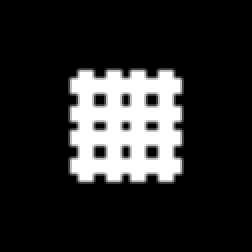
#> input picture fence.jpg, 126 x 126 px, given in place of fence.png, which was not available (shown 2 times larger)
$ jupyter execute Intensity_Analysis_Fence.ipynb   (older library calls are emulated)
#> lines starting #> are read from the running program, lines starting #| are printed output that depends on the picture; long printed decimals are rounded; pictures that were not available may be replaced by others from this repository, and a replacement may not be noted
[cell 1]
import cv2
import numpy as np
import matplotlib.pyplot as plt

# Load your image
image_path = './fence.png'
image = cv2.imread(image_path)
#> image is the input picture: shape (126, 126, 3); min 0, max 255, mean 41.1

# Convert to grayscale
gray_image = cv2.cvtColor(image, cv2.COLOR_BGR2GRAY)

[cell 2]
# Find the position of the brightest point
min_val, max_val, min_loc, max_loc = cv2.minMaxLoc(gray_image)
#> min_val = 0; max_val = 255; min_loc = (0, 0); max_loc = (40, 36)

# max_loc contains the (x, y) of the brightest point
brightest_x, brightest_y = max_loc
#> brightest_x = 40; brightest_y = 36
brightest_x -= 2
#> brightest_x = 38
brightest_y += 2
#> brightest_y = 38

[cell 3]
# # Define ROI coordinates (x, y, width, height)
# x, y, w, h = 2000, 2500, 1000, 1000  # Modify these values based on your image
# roi = gray_image[y:y+h, x:x+w]

# Define the size of your ROI
roi_width, roi_height = 520, 520  # Change this to your desired ROI size

# Calculate the top left corner of the ROI so that the brightest point is at the center
start_x = max(brightest_x - roi_width // 2, 0)
#> start_x = 0
start_y = max(brightest_y - roi_height // 2, 0)
#> start_y = 0

# Ensure the ROI does not go out of the image boundaries
end_x = min(start_x + roi_width, gray_image.shape[1])
#> end_x = 126
end_y = min(start_y + roi_height, gray_image.shape[0])
#> end_y = 126

# Adjust start_x and start_y if the ROI is out of bounds
start_x = max(end_x - roi_width, 0)
start_y = max(end_y - roi_height, 0)

# Extract the ROI
roi = gray_image[start_y:end_y, start_x:end_x]

[cell 4]
# Visualize the 2D intensity profile using a black and white colormap
plt.figure(figsize=(10, 8))  # Adjust size based on your display preferences
plt.imshow(gray_image, cmap='gray', interpolation='nearest')
plt.colorbar()  # Adds a color bar to help interpret the intensity values
plt.title('2D Intensity Profile of the Entire Grayscale Image')
plt.xlabel('X position')
plt.ylabel('Y position')
plt.show()
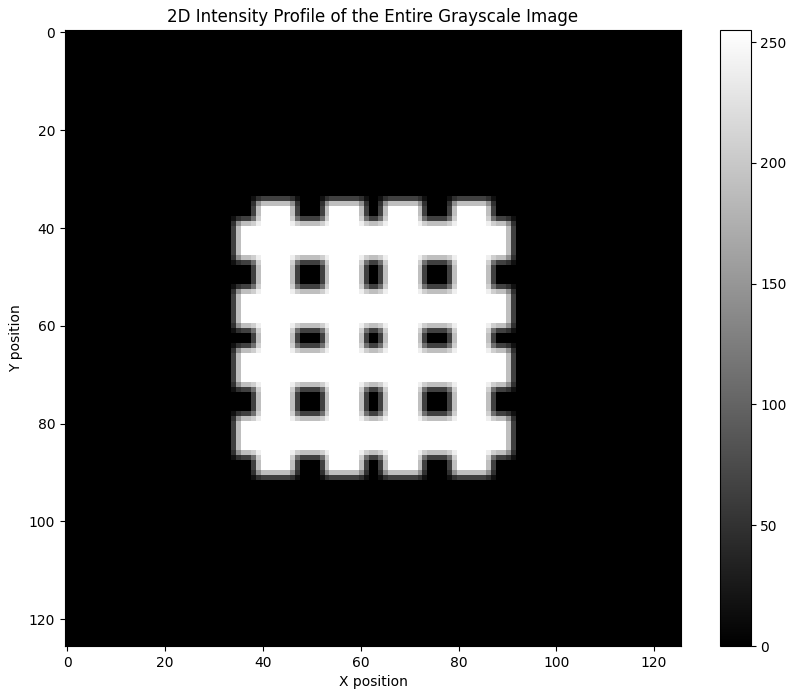
#> figure drawn by matplotlib, 2 panels

[cell 5]
plt.figure(figsize=(8, 6))
plt.imshow(roi, cmap='gray', interpolation='nearest')
plt.colorbar()
plt.scatter(roi_width // 2, roi_height // 2, c='red', s=30)  # Mark the brightest point
plt.title('ROI Centered at the Brightest Point')
plt.xlabel('X position')
plt.ylabel('Y position')
plt.show()
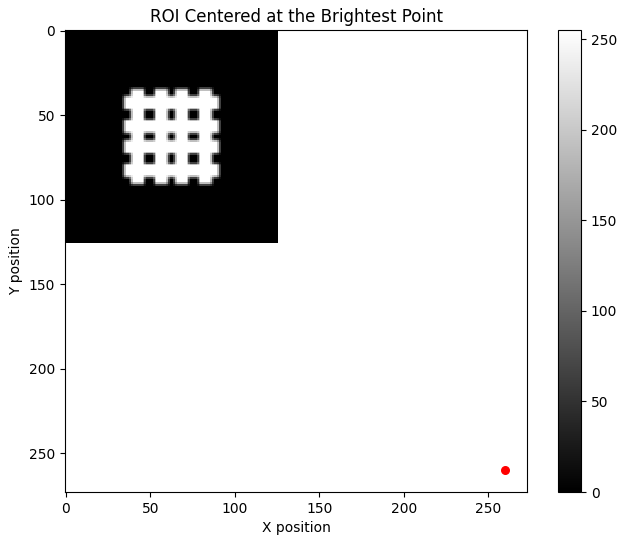
#> figure drawn by matplotlib, 2 panels

[cell 6]
roi = roi - np.min(roi)

[cell 7]
import cv2
import numpy as np
import matplotlib.pyplot as plt

# Load your image
diffraction_image_path = '../fence_diffraction.jpg'
diffraction_image = cv2.imread(diffraction_image_path)
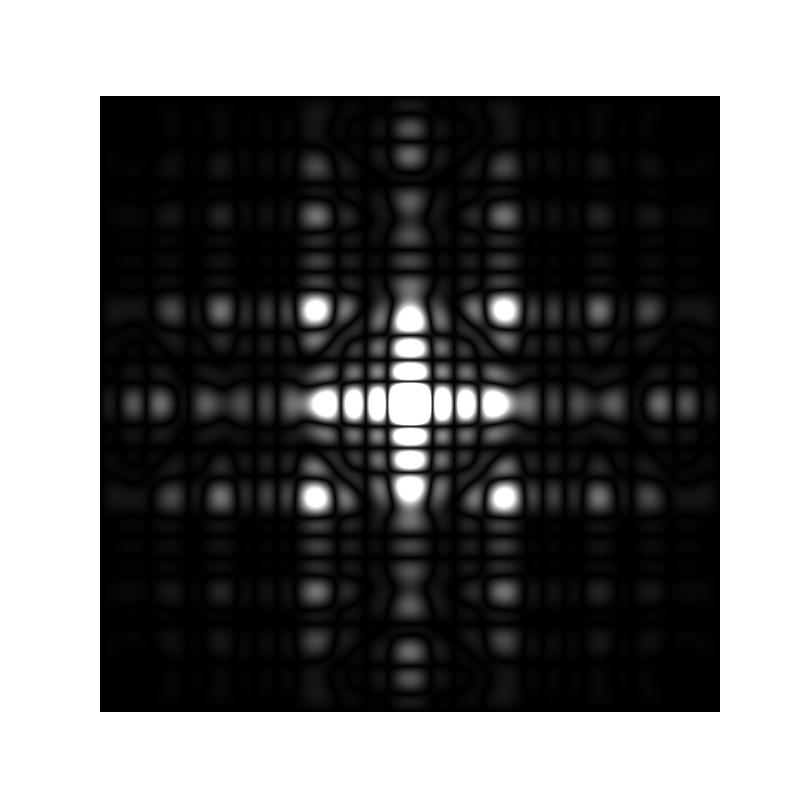
#> input picture fence_diffraction.jpg, 800 x 800 px
#> diffraction_image is the input picture: shape (800, 800, 3); min 0, max 255, mean 115.6

# Convert to grayscale
gray_diffraction_image= cv2.cvtColor(diffraction_image, cv2.COLOR_BGR2GRAY)

[cell 8]
plt.figure(figsize=(8, 6))
plt.imshow(gray_diffraction_image, cmap='gray', interpolation='nearest')
plt.colorbar()
plt.title('ROI Centered at the Brightest Point')
plt.xlabel('X position')
plt.ylabel('Y position')
plt.show()
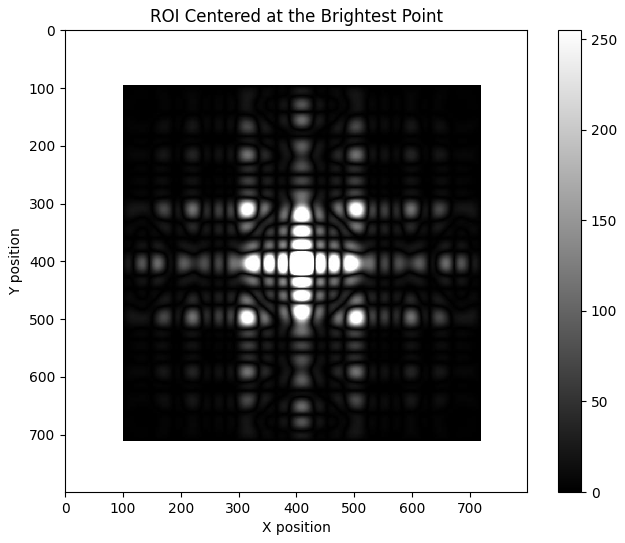
#> figure drawn by matplotlib, 2 panels

[cell 9]
# Check if both images are the same size, if not, resize
if roi.shape != diffraction_image.shape:
    roi = cv2.resize(roi, (diffraction_image.shape[1], diffraction_image.shape[0]))
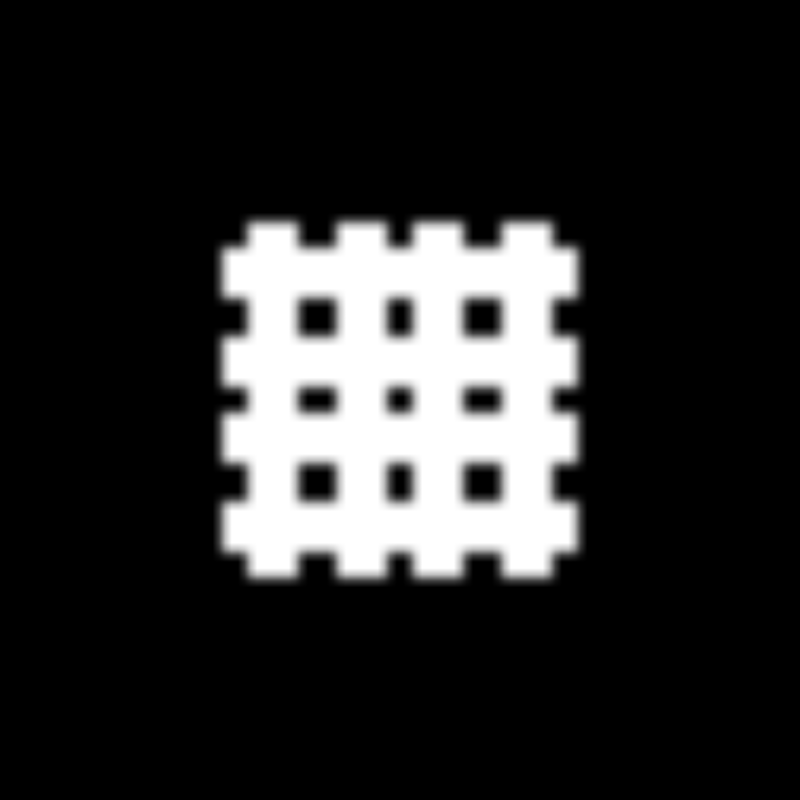
#> roi: shape (800, 800); min 0, max 255, mean 41.1

# Normalize the images for better effect in visualization
diffraction_image_norm = cv2.normalize(diffraction_image, None, alpha=0, beta=1, norm_type=cv2.NORM_MINMAX, dtype=cv2.CV_32F)
roi_image_norm = cv2.normalize(roi, None, alpha=0, beta=1, norm_type=cv2.NORM_MINMAX, dtype=cv2.CV_32F)

# Create a figure to display the results
plt.figure(figsize=(10, 5))

# Plot diffraction_image in one color map
plt.imshow(diffraction_image_norm, cmap='Greys', alpha=0.6)

# Overlay roi_image in another color map
plt.imshow(roi_image_norm, cmap='jet', alpha=0.4)

plt.title('Overlay of Theoretical Diffraction Pattern and Experimental Image Pattern')
plt.colorbar()
plt.show()
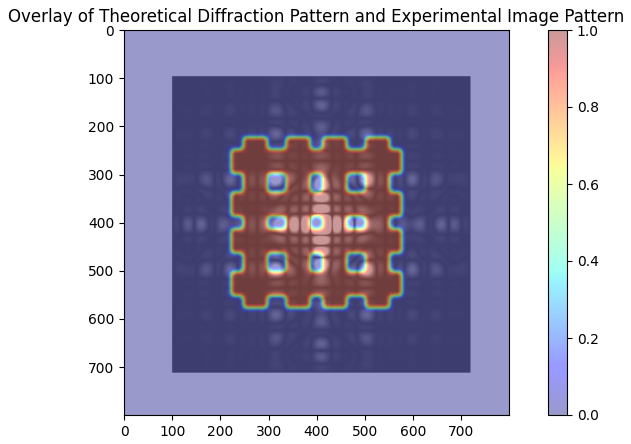
#> figure drawn by matplotlib, 2 panels

[cell 10]
# Calculate the difference image
image_difference = np.abs(diffraction_image_norm[:,:,0] - roi_image_norm)
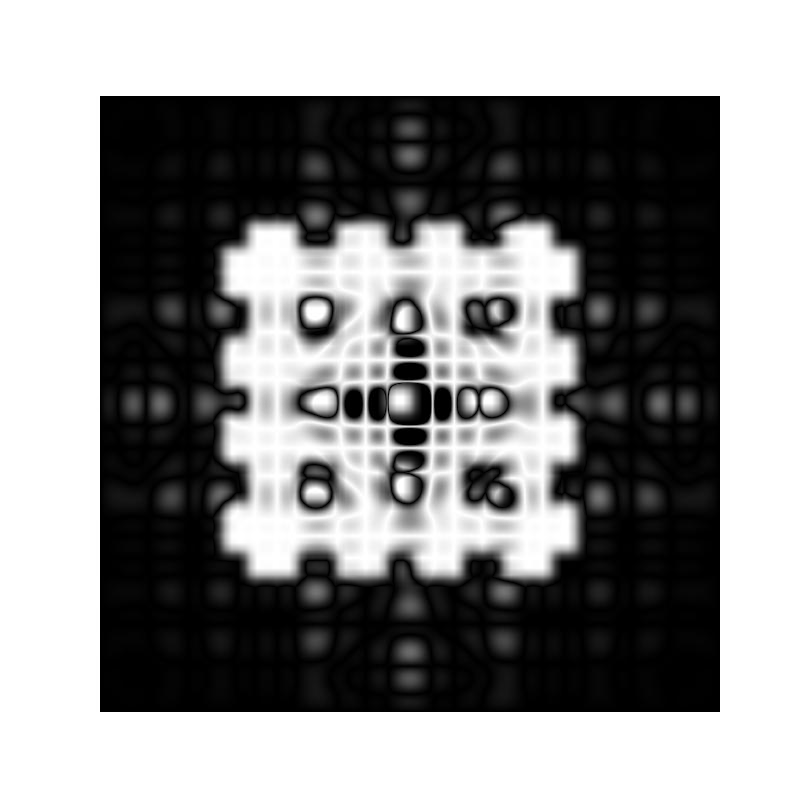
#> image_difference: shape (800, 800) float32; min 0, max 1, mean 0.556

# Create a figure to display the results
plt.figure(figsize=(8, 6))

# Plot the difference image
plt.imshow(image_difference, cmap='coolwarm')
plt.colorbar(label='Pixel Intensity Difference')
plt.title('Difference Between Theoretical Diffraction Pattern and Experimental Image Pattern')
plt.show()
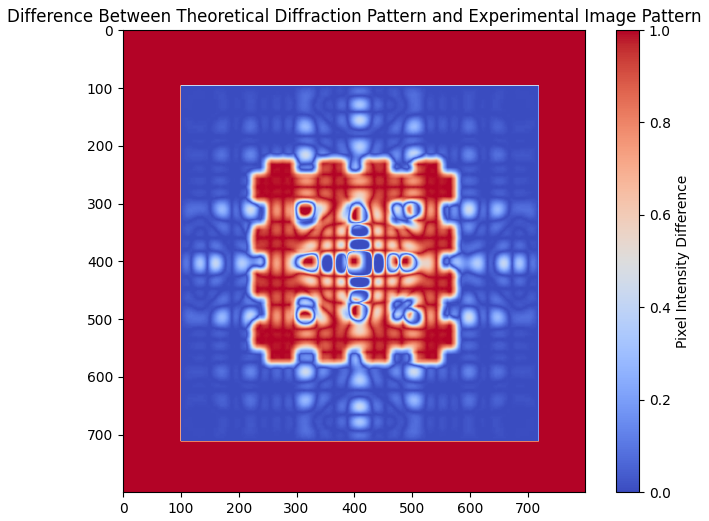
#> figure drawn by matplotlib, 2 panels

[cell 11]
from skimage.metrics import structural_similarity as ssim
from scipy.stats import wasserstein_distance

def calculate_mse(img1, img2):
    return np.mean((img1 - img2) ** 2)

def calculate_ssim(img1, img2, data_range):
    return ssim(img1, img2, data_range=data_range)

def calculate_psnr(img1, img2, mse):
    if mse == 0:
        return float('inf')
    max_pixel = 255.0
    return 20 * np.log10(max_pixel / np.sqrt(mse))

def calculate_cross_correlation(img1, img2):
    # Flatten the images to 1D arrays
    img1_flat = img1.flatten()
    img2_flat = img2.flatten()

    # Subtract the mean
    img1_mean = img1_flat - np.mean(img1_flat)
    img2_mean = img2_flat - np.mean(img2_flat)

    # Compute the standard deviations
    std1 = np.std(img1_flat)
    std2 = np.std(img2_flat)

    # Check for zero standard deviation to avoid division by zero
    if std1 == 0 or std2 == 0:
        return 0

    # Calculate the normalized cross-correlation
    norm_correlation = (np.sum(img1_mean * img2_mean) / (std1 * std2)) / len(img1_flat)

    return norm_correlation

def calculate_histogram_comparison(img1, img2):
    hist1 = cv2.calcHist([img1], [0], None, [256], [0, 256])
    hist2 = cv2.calcHist([img2], [0], None, [256], [0, 256])
    return wasserstein_distance(hist1.ravel(), hist2.ravel())

def feature_based_comparison(img1, img2):
    # Convert images to 8-bit grayscale if they are not already
    if img1.dtype != np.uint8:
        img1 = (255 * img1).clip(0, 255).astype(np.uint8)
    if img2.dtype != np.uint8:
        img2 = (255 * img2).clip(0, 255).astype(np.uint8)

    orb = cv2.ORB_create()
    kp1, des1 = orb.detectAndCompute(img1, None)
    kp2, des2 = orb.detectAndCompute(img2, None)
    bf = cv2.BFMatcher(cv2.NORM_HAMMING, crossCheck=True)
    matches = bf.match(des1, des2)
    matches = sorted(matches, key=lambda x: x.distance)
    return len(matches)

img1, img2 = roi_image_norm, diffraction_image_norm[:,:,0]
mse_value = calculate_mse(img1, img2)
#> mse_value = 0.522
ssim_value = calculate_ssim(img1, img2, 1.0)
#> ssim_value = 0.161
psnr_value = calculate_psnr(img1, img2, mse_value)
#> psnr_value = 50.96
cross_corr_value = calculate_cross_correlation(img1, img2)
#> in calculate_cross_correlation, `std1 = np.std(img1_flat)`: std1 = 0.35
#> in calculate_cross_correlation, `std2 = np.std(img2_flat)`: std2 = 0.469
#> in calculate_cross_correlation, `norm_correlation = (np.sum(img1_mean * img2_mean) / (std1 * std2)) / l..`: norm_correlation = -0.286
#> cross_corr_value = -0.286
histogram_comp_value = calculate_histogram_comparison(img1, img2)
#> in calculate_histogram_comparison, `hist1 = cv2.calcHist([img1], [0], None, [256], [0, 256])`: hist1 = 256 values, max 570244 at index 0, min 0 at index 2, mean 2500
#> in calculate_histogram_comparison, `hist2 = cv2.calcHist([img2], [0], None, [256], [0, 256])`: hist2 = 256 values, max 376591 at index 0, min 0 at index 2, mean 2500
#> histogram_comp_value = 1512.9
feature_count = feature_based_comparison(img1, img2)
#> in feature_based_comparison, `kp1, des1 = orb.detectAndCompute(img1, None)`: kp1 = 312 keypoints; strongest (x, y, size): (398, 469, 111.1), (398, 326, 111.1), (326, 398, 111.1), (469, 398, 111.1)
#> in feature_based_comparison, `kp2, des2 = orb.detectAndCompute(img2, None)`: kp2 = 473 keypoints; strongest (x, y, size): (102, 96, 37.2), (101, 710, 37.2), (719, 710, 44.6), (717, 708, 53.6)
#> in feature_based_comparison, `matches = bf.match(des1, des2)`: matches = 19 matches
#> feature_count = 19

print("Mean Squared Error:", mse_value)
#| Mean Squared Error: 0.5216
print("Structural Similarity Index:", ssim_value)
#| Structural Similarity Index: 0.1614
print("Peak Signal-to-Noise Ratio:", psnr_value)
#| Peak Signal-to-Noise Ratio: 50.958
print("Cross Correlation:", cross_corr_value)
#| Cross Correlation: -0.2858
print("Histogram Comparison:", histogram_comp_value)
#| Histogram Comparison: 1512.914
print("Feature Matches:", feature_count)
#| Feature Matches: 19
